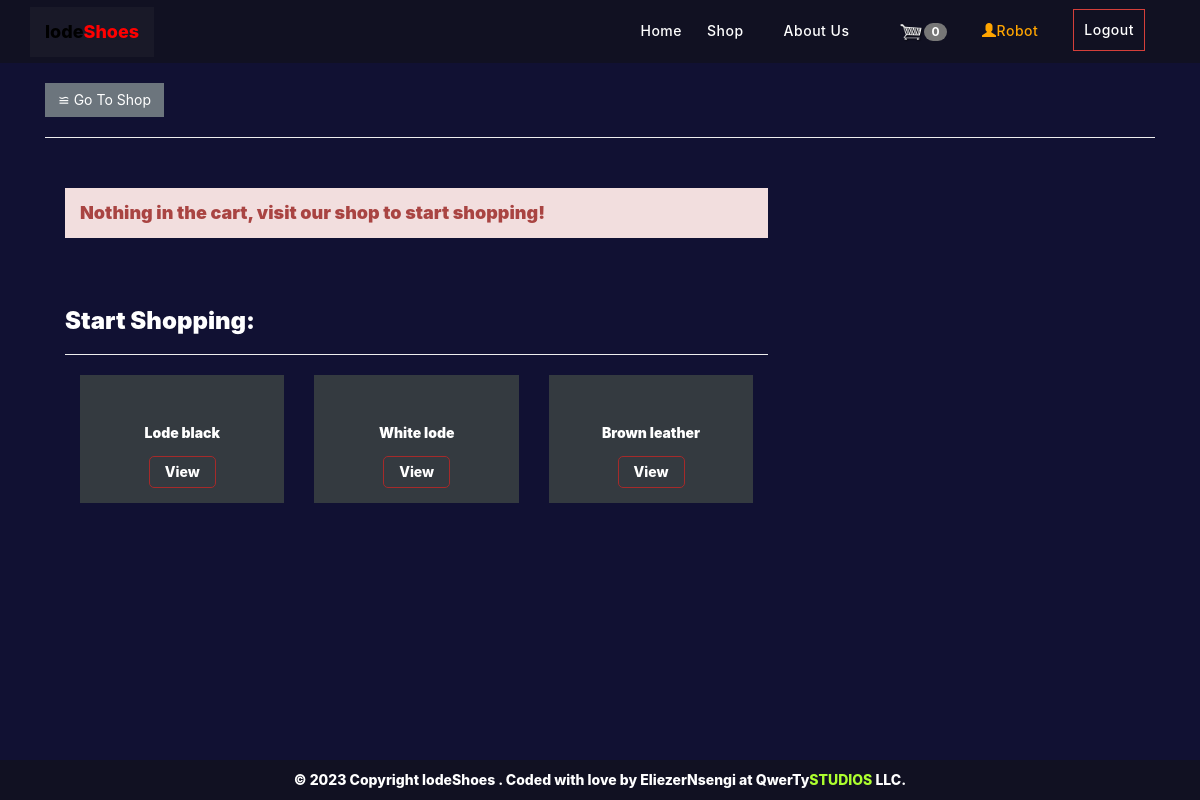
Page /checkout (signed in) on the earlier database version.
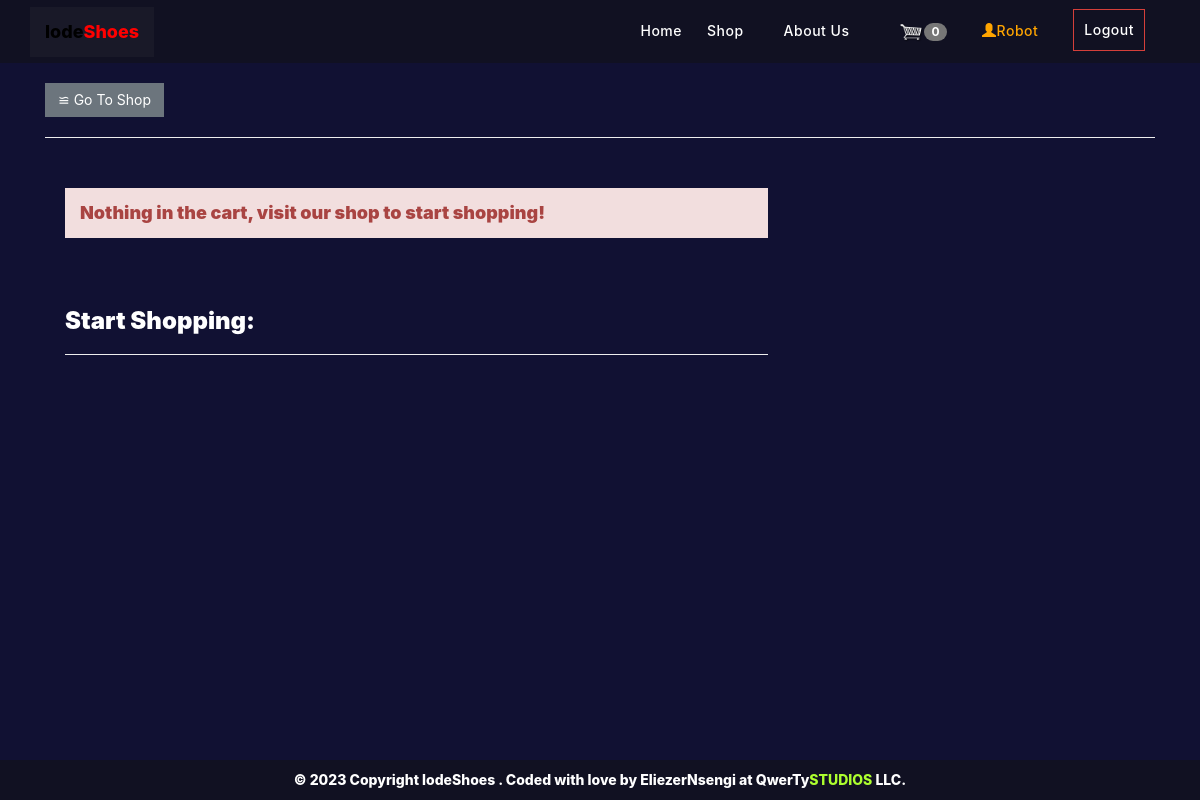
Same page on the later database version.
### MainApp/models.py (models this page shows, shortened)
class Product(models.Model):
    name = models.CharField(max_length=100)
    price = models.IntegerField(default=0)
    qty = models.IntegerField(default=1)
    category = models.ForeignKey(Category, on_delete=models.DO_NOTHING)
    image = models.ImageField(upload_to="products")
    image2 = models.ImageField(upload_to="products", blank=True, null=True)
    image3 = models.ImageField(upload_to="products", blank=True, null=True)
    image4 = models.ImageField(upload_to="products", blank=True, null=True)
    reviews = models.IntegerField(default=0)

### MainApp/views.py (the view)
# urls.py: path("checkout", checkout, name="checkout"),
def checkout(request):
    products = Product.objects.all()[:3]
    client = Client.objects.filter(username=request.user).first()
    carts = Cart.objects.filter(client=client).all()
    cart = Cart.objects.filter(client=client).count()
    total = Cart.objects.filter(client=client).aggregate(Sum("amount"))
    context = {
        "carts": carts,
        "client": client,
        "products": products,
        "cart": cart,
        "title": "checkout | lodeShoes",
        "total": total,
    }
    return render(request, "checkout.html", context)

### MainApp/templates/checkout.html (shortened to what this page needs)
{%extends 'base.html'%}
{%load static %}
{%block content%}
{%include 'header.html'%}
<div class="container">
    <a href='/products' class="btn btn-secondary">&backcong; Go To Shop</a>
  </div>
<div class="container">
    <hr>
    <div class="container-fluid text-center">
        <div class="row content">
            <div class="col-sm-8 text-left">
                {%if not carts %}
                <h4 class="alert-danger" style="padding: 15px;">Nothing in the cart, visit our shop to start shopping!</h4>
                <br>
                <br>
                <h3>Start Shopping:</h3>
                <hr>
                {%for product in products%}
 <div class="col-sm-4 pb-1">
                <div class="product-item bg-dark mb-4">
                    <div class="product-img position-relative overflow-hidden">
                    </div>
                    <div class="text-center py-4">
                         <div class="d-flex align-items-center justify-content-center mt-2">
                            <h5>{{product.name}}</h5>
                        </div>
            <a style="border: 1px solid brown;" class="btn btn-outline-light mt-2 py-2 px-4" href="products/{{product.id}}">View</a>
                    </div>
                </div>
            </div>
{% endfor %}
                {% endif %}
            </div>
        </div>
    </div>
    <br>
</div>
{%endblock%}

Differences in the rows shown:
removed Product: name "Lode black"
removed Product: name "White lode"
removed Product: name "Brown leather"
